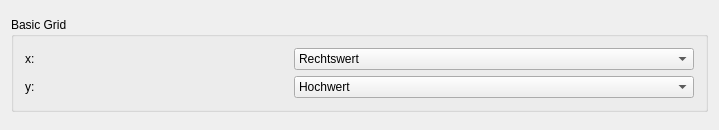
<ui version="4.0" >
 <class>Basic2DGridBase</class>
 <widget class="QWidget" name="Basic2DGridBase" >
  <property name="geometry" >
   <rect>
    <x>0</x>
    <y>0</y>
    <width>715</width>
    <height>130</height>
   </rect>
  </property>
  <property name="sizePolicy" >
   <sizepolicy vsizetype="Fixed" hsizetype="Fixed" >
    <horstretch>0</horstretch>
    <verstretch>0</verstretch>
   </sizepolicy>
  </property>
  <property name="windowTitle" >
   <string>Basic2DGrid</string>
  </property>
  <layout class="QGridLayout" name="gridLayout" >
   <item row="0" column="0" >
    <widget class="QGroupBox" name="groupBox" >
     <property name="sizePolicy" >
      <sizepolicy vsizetype="Fixed" hsizetype="Fixed" >
       <horstretch>0</horstretch>
       <verstretch>0</verstretch>
      </sizepolicy>
     </property>
     <property name="title" >
      <string>Basic Grid</string>
     </property>
     <layout class="QVBoxLayout" name="verticalLayout" >
      <item>
       <layout class="QHBoxLayout" name="horizontalLayout" >
        <item>
         <widget class="QLabel" name="gridXTextLabel" >
          <property name="minimumSize" >
           <size>
            <width>263</width>
            <height>0</height>
           </size>
          </property>
          <property name="text" >
           <string>x:</string>
          </property>
          <property name="wordWrap" >
           <bool>false</bool>
          </property>
         </widget>
        </item>
        <item>
         <widget class="QComboBox" name="gridXComboBox" >
          <property name="sizePolicy" >
           <sizepolicy vsizetype="Fixed" hsizetype="MinimumExpanding" >
            <horstretch>0</horstretch>
            <verstretch>0</verstretch>
           </sizepolicy>
          </property>
          <property name="minimumSize" >
           <size>
            <width>400</width>
            <height>0</height>
           </size>
          </property>
          <item>
           <property name="text" >
            <string>Rechtswert</string>
           </property>
          </item>
         </widget>
        </item>
       </layout>
      </item>
      <item>
       <layout class="QHBoxLayout" name="horizontalLayout_2" >
        <item>
         <widget class="QLabel" name="gridYTextLabel" >
          <property name="minimumSize" >
           <size>
            <width>263</width>
            <height>0</height>
           </size>
          </property>
          <property name="text" >
           <string>y:</string>
          </property>
          <property name="wordWrap" >
           <bool>false</bool>
          </property>
         </widget>
        </item>
        <item>
         <widget class="QComboBox" name="gridYComboBox" >
          <property name="sizePolicy" >
           <sizepolicy vsizetype="Fixed" hsizetype="MinimumExpanding" >
            <horstretch>0</horstretch>
            <verstretch>0</verstretch>
           </sizepolicy>
          </property>
          <item>
           <property name="text" >
            <string>Hochwert</string>
           </property>
          </item>
         </widget>
        </item>
       </layout>
      </item>
     </layout>
    </widget>
   </item>
  </layout>
 </widget>
 <layoutdefault spacing="6" margin="11" />
 <pixmapfunction>qPixmapFromMimeSource</pixmapfunction>
 <resources/>
 <connections/>
</ui>
